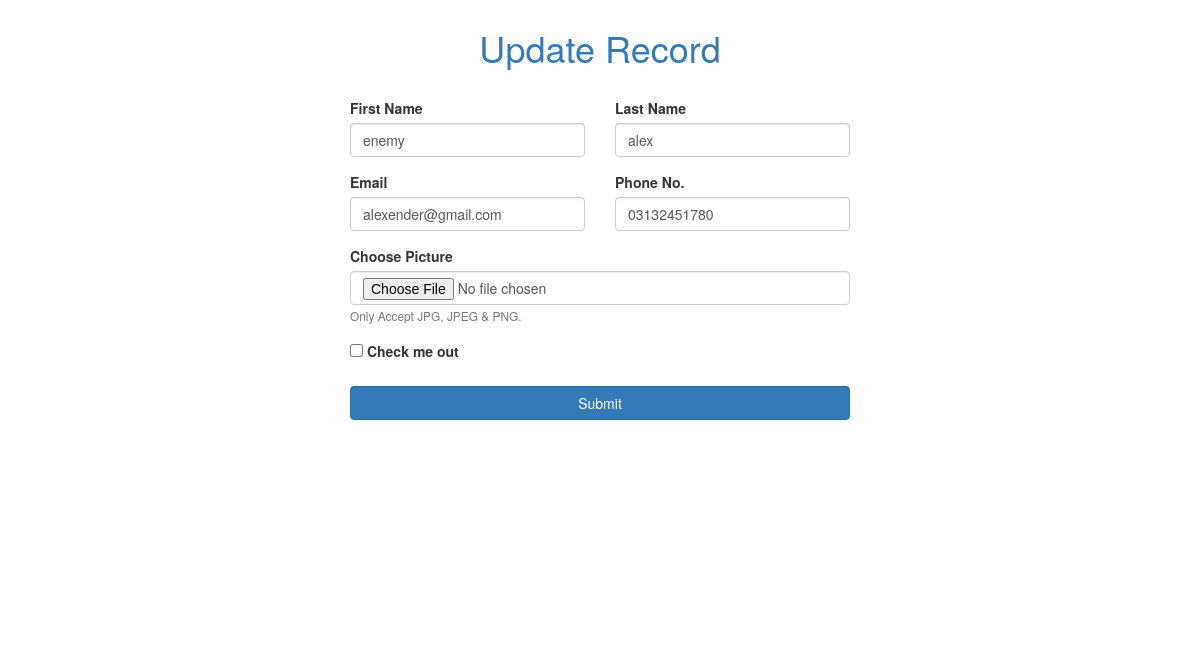
The page /update.php?id=5 on the database its author committed.
### tables this page shows
CREATE TABLE `info` (
  `id` int(11) NOT NULL,
  `fname` varchar(50) NOT NULL,
  `lname` varchar(50) NOT NULL,
  `email` varchar(50) NOT NULL,
  `phone` varchar(13) NOT NULL,
  `picture` varchar(50) NOT NULL
);

### update.php (the view, shortened to what this page needs)
<?php include 'connect.php'; ?>
<!DOCTYPE html>
<html lang="en">
<head>
<link rel="stylesheet" href="https://cdn.jsdelivr.net/npm/bootstrap@3.3.7/dist/css/bootstrap.min.css" >
</head>
<body>
    <?php
    $id = $_GET['id'];
    $sel = "select * from info where id='".$id."'";
    $res = mysqli_query($connect, $sel);
    while($row = mysqli_fetch_assoc($res))
    {
    ?>
   <div class="container">
    <form action="" method="post" enctype="multipart/form-data">
        <h1 class="text-primary text-center py-4">Update Record</h1><br>
        <div class="row">
            <div class="col-md-6">
            <div class="form-group">
    <label for="exampleInputPassword1">First Name</label>
    <input type="text" class="form-control" id="exampleInputPassword1" placeholder="First Name" value="<?php echo $row['fname']; ?>" name="fname">
  </div>
            </div>
            <div class="col-md-6">
            <div class="form-group">
    <label for="exampleInputPassword1">Last Name</label>
    <input type="text" class="form-control" id="exampleInputPassword1" value="<?php echo $row['lname']; ?>" placeholder="Last Name" name="lname">
  </div>
            </div>
        </div>
        <div class="row">
            <div class="col-md-6">
            <div class="form-group">
    <label for="exampleInputPassword1">Email</label>
    <input type="email" class="form-control" id="exampleInputPassword1" value="<?php echo $row['email']; ?>" placeholder="Email" name="email">
  </div>
            </div>
            <div class="col-md-6">
            <div class="form-group">
    <label for="exampleInputPassword1">Phone No.</label>
    <input type="text" class="form-control" id="exampleInputPassword1" value="<?php echo $row['phone']; ?>" placeholder="Phone" name="phone">
  </div>
            </div>
        </div>
        <div class="form-group">
    <label for="exampleInputPassword1">Choose Picture</label>
    <input type="file" class="form-control" accept=".jpg, .jpeg, .png, .jfif" name="file"  >
    <small id="emailHelp" class="form-text text-muted">Only Accept JPG, JPEG & PNG.</small>
  </div>
  <div class="form-check">
    <input type="checkbox" class="form-check-input" id="exampleCheck1">
    <label class="form-check-label" for="exampleCheck1">Check me out</label>
  </div>
  <br>
  <button type="submit" name="upd" class="btn btn-primary form-control">Submit</button>
    </form>
   </div>
    <?php } ?>
</body>
</html>

### update.php (style rules this page uses)
body { display: flex; justify-content: center; align-items: center; }
form { width: 500px; height: 600px; background-color: #fff; border-radius: 12px; margin-left: auto; margin-right: auto; margin-top: 28px; }

### rows shown on the page
info: fname "enemy", lname "alex", email "alexender@gmail.com", phone "03132451780"
